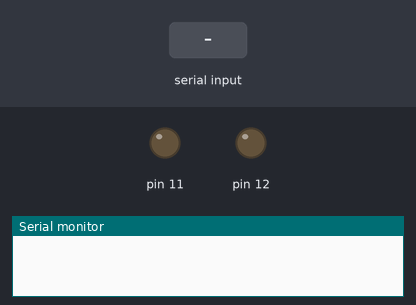
Recording of a sketch running on a simulated Arduino Uno, built with avr-gcc and run on an emulated ATmega328P. On the bench: output pins drawn as LEDs (lit = HIGH), the last lines printed to the serial monitor. The inputs (shaded band) are chosen by the test bench.

Above: at 1.2 s.
1.3 s: "*where is my key#" received over Serial
At 2.4 s:
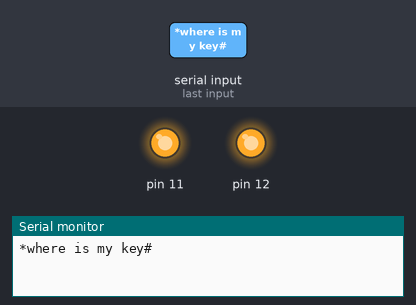
4.3 s: "*found it#" received over Serial
At 5.1 s:
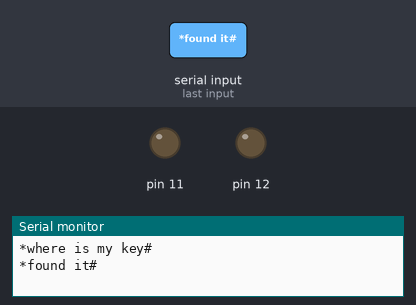
Timing chart, 0 to 7.3 s (numbered marks = the images above; inputs shaded):
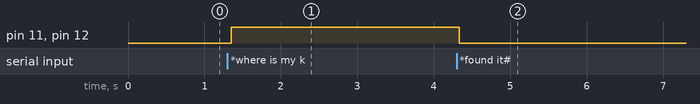

Measured:
- after the input at 1.3 s, pin 11, pin 12: LOW → HIGH after 0.05 s
- after the input at 4.3 s, pin 11, pin 12: HIGH → LOW at once

The sketch:

bluetooth_connect.ino
```cpp
String readString;
void setup()
{
  Serial.begin(9600);
  pinMode(12,OUTPUT);
pinMode(11,OUTPUT);
}
void loop()
{
  while(Serial.available())
  {
    delay(3);
    char c = Serial.read();
    readString += c;
  }
  if(readString.length() >0)
  {
    Serial.println(readString);
    if(readString == "*where is my key#")
   {
    digitalWrite(12,HIGH);
    digitalWrite(11,HIGH);
  }
    if(readString == "*where is my keychain#")
   {
    digitalWrite(12,HIGH);
    digitalWrite(11,HIGH);
  }
   if(readString == "*find my key#")
   {
    digitalWrite(12,HIGH);
    digitalWrite(11,HIGH);
  }
    else if(readString == "*found it#")
   {
    digitalWrite(12,LOW);
    digitalWrite(11,LOW);
  }
  readString="";
  }
}
```
